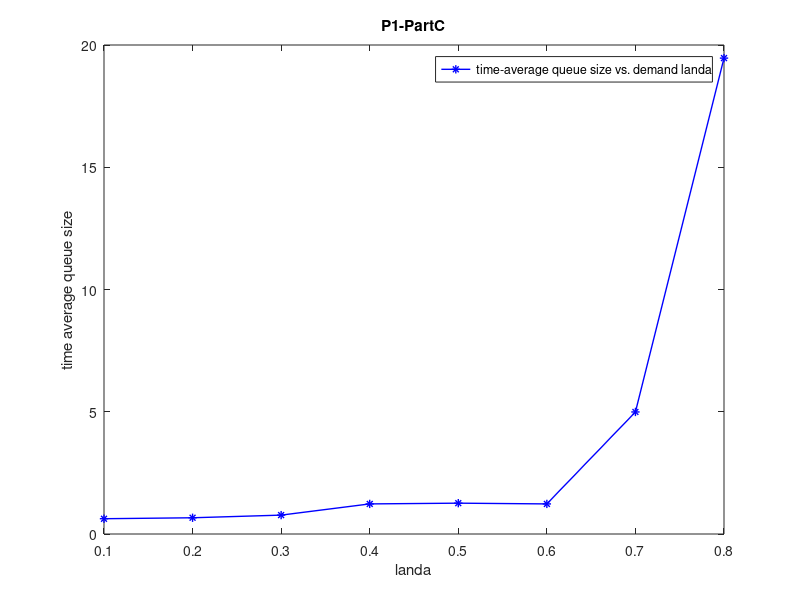

The MATLAB source for this figure:

miu = 0.7;
P_1 = zeros(1,8);
P_2 = zeros(1,8);
P_3 = zeros(1,8);

x=1;
for landa = 0.1:0.1:0.8
    P_1(1,x) = miu * (1-landa);
    P_2(1,x) = landa * (1-miu);
    P_3(1,x) = (1-landa)*(1-miu)+ landa*miu;
    x = x+1;
end

choose = zeros(8,360);
for x=1:8
    for i=1:360
        choose(x,i) = randsample([-1 1 0],1,true,[P_1(1,x) P_2(1,x) P_3(1,x)]);
    end
end


X_t = zeros(8,361);


for x=1:8
    X_t(x,1) = 0;     %X(0) = 0
    for i=1:360
        if X_t(x,i) == 0
            new_P1_1 = 0;
            new_P1_2 = landa;
            new_P1_3 = (1-landa);
            choose(x,i) = randsample([-1 1 0],1,true,[new_P1_1 new_P1_2 new_P1_3]);
        end
        X_t(x,i+1) = X_t(x,i) + choose(x,i);
    end
end

sum = zeros(8,1);
time_average_queue_size = zeros(8,1);
for x=1:8
    sum(x,1)=0;
    for j=1:360
        sum(x,1) = sum(x,1) + X_t(x,j);
    end
    time_average_queue_size(x,1) = sum(x,1)/360;
end

l = 0.1:0.1:0.8;
plot(l,time_average_queue_size,'-*b','LineWidth',1)
% Plot section
xlabel('landa')
ylabel('time average queue size')
title('P1-PartC')
legend('time-average queue size vs. demand landa');


